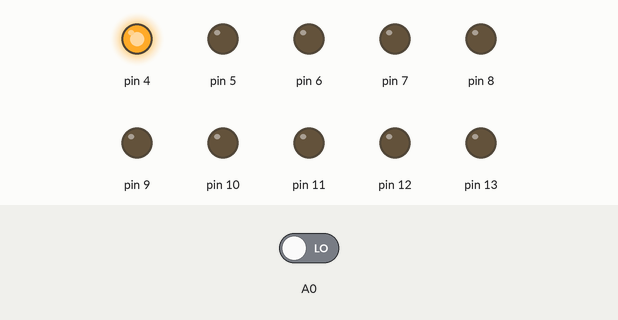
Simulated run of this sketch. Board: Arduino Uno, built with avr-gcc and run on an emulated ATmega328P. Shown: output pins drawn as LEDs (lit = HIGH). Inputs (shaded band) come from the test bench; at power-on: A0 LOW.

Above: at 0.05 s.
At 0.35 s:
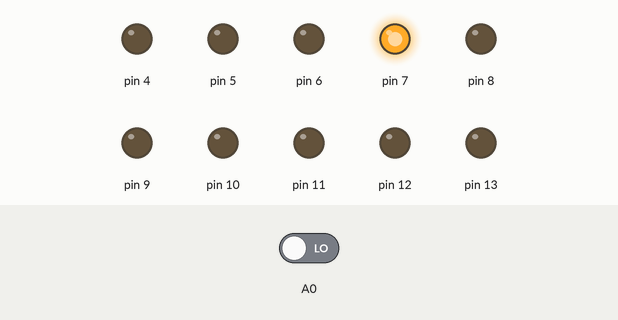
At 0.75 s:
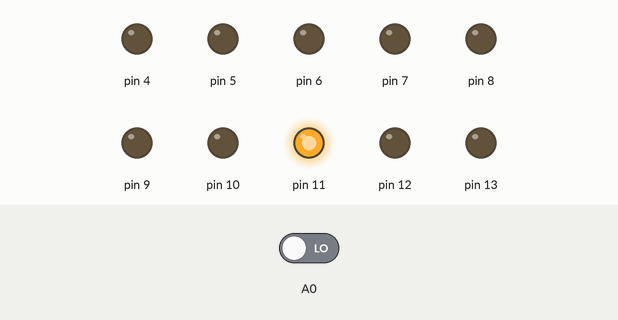
At 1.45 s:
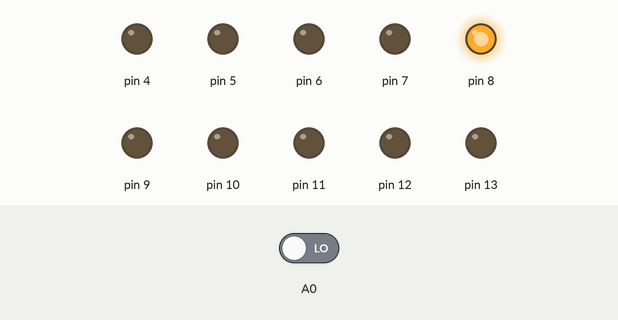
At 2.15 s:
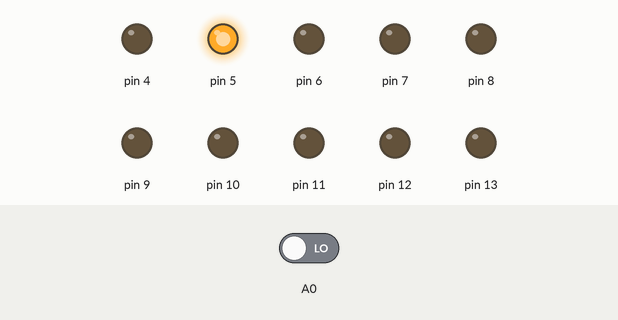
At 2.85 s:
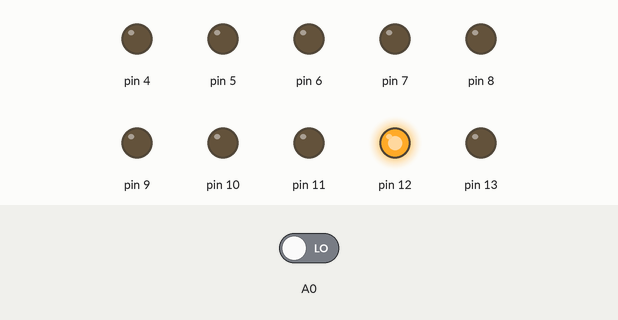
Timing chart, 0 to 3.1 s (numbered marks = the images above):
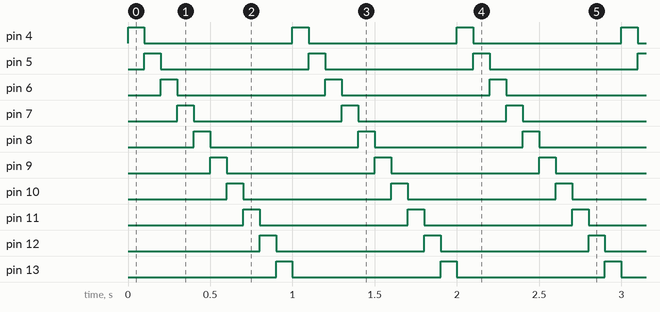

The sketch:

Condicionales.ino
```cpp
bool var; //Declaramos una variable booleana
void setup() {
  // put your setup code here, to run once:
  pinMode(13,OUTPUT);
  pinMode(12,OUTPUT);
  pinMode(11,OUTPUT);
  pinMode(10,OUTPUT);
  pinMode(9,OUTPUT);
  pinMode(8,OUTPUT);
  pinMode(7,OUTPUT);
  pinMode(6,OUTPUT);
  pinMode(5,OUTPUT);
  pinMode(4,OUTPUT);
  pinMode(A0,INPUT);

}

void loop() {
  // put your main code here, to run repeatedly:
  var=digitalRead(A0); //Definimos nuestra variable para ver el estado de la entrada A0

  if(var==true){ //Usamos el condicional if para definir las acciones para los dos posibles casos del botón
    digitalWrite(13,HIGH);
    digitalWrite(4,LOW);
    delay(100);
    digitalWrite(12,HIGH);
    digitalWrite(13,LOW);
    delay(100);
    digitalWrite(11,HIGH);
    digitalWrite(12,LOW);
    delay(100);
    digitalWrite(10,HIGH);
    digitalWrite(11,LOW);
    delay(100);
    digitalWrite(9,HIGH);
    digitalWrite(10,LOW);
    delay(100);
    digitalWrite(8,HIGH);
    digitalWrite(9,LOW);
    delay(100);
    digitalWrite(7,HIGH);
    digitalWrite(8,LOW);
    delay(100);
    digitalWrite(6,HIGH);
    digitalWrite(7,LOW);
    delay(100);
    digitalWrite(5,HIGH);
    digitalWrite(6,LOW);
    delay(100);
    digitalWrite(4,HIGH);
    digitalWrite(5,LOW);
    delay(100);
  }

  else{
    digitalWrite(4,HIGH);
    digitalWrite(13,LOW);
    delay(100);
    digitalWrite(5,HIGH);
    digitalWrite(4,LOW);
    delay(100);
    digitalWrite(6,HIGH);
    digitalWrite(5,LOW);
    delay(100);
    digitalWrite(7,HIGH);
    digitalWrite(6,LOW);
    delay(100);
    digitalWrite(8,HIGH);
    digitalWrite(7,LOW);
    delay(100);
    digitalWrite(9,HIGH);
    digitalWrite(8,LOW);
    delay(100);
    digitalWrite(10,HIGH);
    digitalWrite(9,LOW);
    delay(100);
    digitalWrite(11,HIGH);
    digitalWrite(10,LOW);
    delay(100);
    digitalWrite(12,HIGH);
    digitalWrite(11,LOW);
    delay(100);
    digitalWrite(13,HIGH);
    digitalWrite(12,LOW);
    delay(100);
  }

}
```

Measured:
- by itself, pin 4–13: alternates HIGH for 0.10 s and LOW for 0.90 s
- by itself, everything shown: repeats every 1.0 s, in 10 steps
